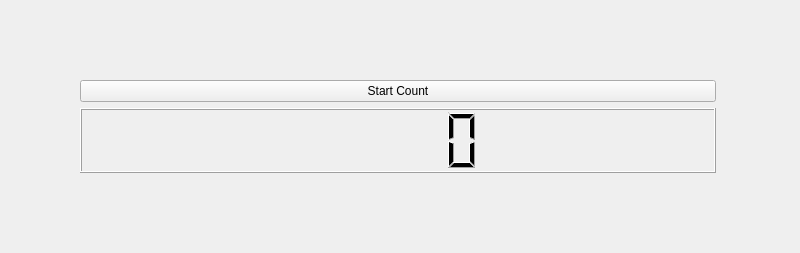
<?xml version="1.0" encoding="UTF-8"?>
<ui version="4.0">
 <class>Widget</class>
 <widget class="QWidget" name="Widget">
  <property name="geometry">
   <rect>
    <x>0</x>
    <y>0</y>
    <width>800</width>
    <height>253</height>
   </rect>
  </property>
  <property name="windowTitle">
   <string>Widget</string>
  </property>
  <widget class="QWidget" name="layoutWidget">
   <property name="geometry">
    <rect>
     <x>80</x>
     <y>80</y>
     <width>651</width>
     <height>93</height>
    </rect>
   </property>
   <layout class="QVBoxLayout" name="verticalLayout_3">
    <item>
     <layout class="QHBoxLayout" name="horizontalLayout">
      <item>
       <layout class="QVBoxLayout" name="verticalLayout">
        <property name="rightMargin">
         <number>15</number>
        </property>
        <item>
         <widget class="QPushButton" name="start">
          <property name="sizePolicy">
           <sizepolicy hsizetype="Expanding" vsizetype="Fixed">
            <horstretch>0</horstretch>
            <verstretch>0</verstretch>
           </sizepolicy>
          </property>
          <property name="text">
           <string>Start Count</string>
          </property>
         </widget>
        </item>
        <item>
         <widget class="QLCDNumber" name="lcdNumber">
          <property name="sizePolicy">
           <sizepolicy hsizetype="Expanding" vsizetype="Minimum">
            <horstretch>0</horstretch>
            <verstretch>0</verstretch>
           </sizepolicy>
          </property>
         </widget>
        </item>
       </layout>
      </item>
     </layout>
    </item>
   </layout>
  </widget>
 </widget>
 <resources/>
 <connections/>
</ui>
